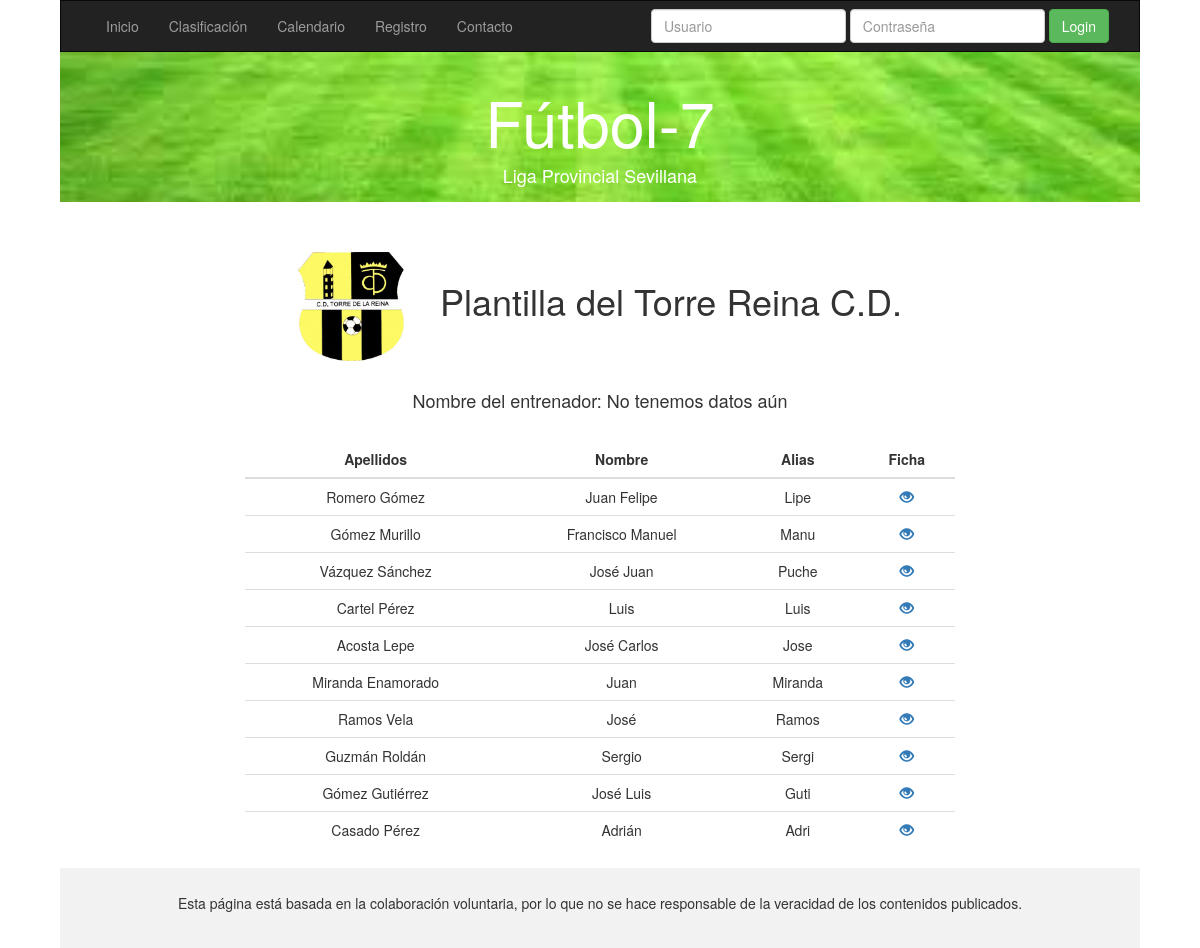
/usuario/equipo.php?id=3, run on the app's committed database.
### tables this page shows
CREATE TABLE `EQUIPO` (
  `idEquipo` int(10) unsigned NOT NULL AUTO_INCREMENT,
  `nombre` varchar(45) NOT NULL,
  `localidad` varchar(45) DEFAULT NULL,
  PRIMARY KEY (`idEquipo`)
);

CREATE TABLE `JUGADOR` (
  `idJugador` int(10) unsigned NOT NULL AUTO_INCREMENT,
  `nombre` varchar(45) DEFAULT NULL,
  `apellidos` varchar(100) DEFAULT NULL,
  `alias` varchar(45) NOT NULL,
  `posicion` varchar(45) DEFAULT NULL,
  `altura` decimal(10,0) unsigned DEFAULT NULL,
  `peso` tinyint(3) unsigned DEFAULT NULL,
  `numero` tinyint(3) unsigned DEFAULT NULL,
  `edad` tinyint(3) unsigned DEFAULT NULL,
  `idEquipo` int(10) unsigned NOT NULL,
  PRIMARY KEY (`idJugador`),
  KEY `fk_Jugador_1_idx` (`idEquipo`),
  CONSTRAINT `fk_Jugador_1` FOREIGN KEY (`idEquipo`) REFERENCES `EQUIPO` (`idEquipo`) ON DELETE CASCADE ON UPDATE CASCADE
);

### usuario/equipo.php (the view, shortened to what this page needs)
<!DOCTYPE html>
<html>
<head>
  <?php include 'cabecera.php' ?>
    <link rel="stylesheet" type="text/css" href="./css/equipo.css">
</head>
<body>
    <?php include 'include.php' ?>
      <div class="row">
        <div class="col-md-2"></div>
        <div class="col-md-8">
          <?php
        $connection = new mysqli("localhost", "usufutbol", "usufutbol", "futbol2");
        mysqli_set_charset($connection, "utf8");
        $id=$_GET['id'];
        if ($result = $connection->query("SELECT nombre FROM EQUIPO WHERE idEquipo=$id;")){
          $obj = $result->fetch_object();
          echo "<h1 class='plantilla'><img src='../imagenes/$id.png'>Plantilla del $obj->nombre</h1>";
          $result = $connection->query("SELECT en.nombre, en.apellidos FROM Entrena ent,
            ENTRENADOR en WHERE ent.idEntrenador=en.idEntrenador and ent.idEquipo=$id;");
          $filas=$result->num_rows;
          $obj=$result->fetch_object();
          if ($filas===0) {
            echo "<h4 class='plantilla'>Nombre del entrenador: No tenemos datos aún</h4>";
          }else {
            echo "<h4 class='plantilla'>Nombre del entrenador: $obj->nombre $obj->apellidos</h4>";
          }
        ?>
            <table class="table table-hover text-center">
              <thead>
                <tr>
                  <th>Apellidos</th>
                  <th>Nombre</th>
                  <th>Alias</th>
                  <th>Ficha</th>
                </tr>
              </thead>
              <?php
              $result2 = $connection->query("select j.nombre,j.apellidos,j.alias,j.idJugador from
               JUGADOR j,EQUIPO e WHERE j.idEquipo=e.idEquipo and e.idEquipo=$id;");
              while($obj2 = $result2->fetch_object()) {
                  echo "<tr>";
                  echo "<td>".$obj2->apellidos."</td>";
                  echo "<td>".$obj2->nombre."</td>";
                  echo "<td>".$obj2->alias."</td>";
                  echo "<td><a href='jugador.php?id=$obj2->idJugador'>
                  <span class='glyphicon glyphicon-eye-open'/></a></td>";
              }
              echo "</table>";
            }
        ?>
        </div>
      </div>
      <footer class="container-fluid text-center">
        <p>Esta página está basada en la colaboración voluntaria, por lo que no se hace responsable de la veracidad de los contenidos publicados.</p>
      </footer>
</body>
</html>

### usuario/css/equipo.css (style rules this page uses)
body { width: 90%; margin: 0 auto; }
footer { background-color: #f2f2f2; padding: 25px; }
.plantilla { text-align: center; margin-bottom: 30px; }
img { width: 15%; margin-right: 5%; }
th { text-align: center; }

### data on the page
equipo: nombre "Torre Reina C.D."
jugador: apellidos "Romero Gómez", nombre "Juan Felipe", alias "Lipe"
jugador: apellidos "Gómez Murillo", nombre "Francisco Manuel", alias "Manu"
jugador: apellidos "Vázquez Sánchez", nombre "José Juan", alias "Puche"
jugador: apellidos "Cartel Pérez", nombre "Luis", alias "Luis"
jugador: apellidos "Acosta Lepe", nombre "José Carlos", alias "Jose"
jugador: apellidos "Miranda Enamorado", nombre "Juan", alias "Miranda"
jugador: apellidos "Ramos Vela", nombre "José", alias "Ramos"
jugador: apellidos "Guzmán Roldán", nombre "Sergio", alias "Sergi"
jugador: apellidos "Gómez Gutiérrez", nombre "José Luis", alias "Guti"
jugador: apellidos "Casado Pérez", nombre "Adrián", alias "Adri"
